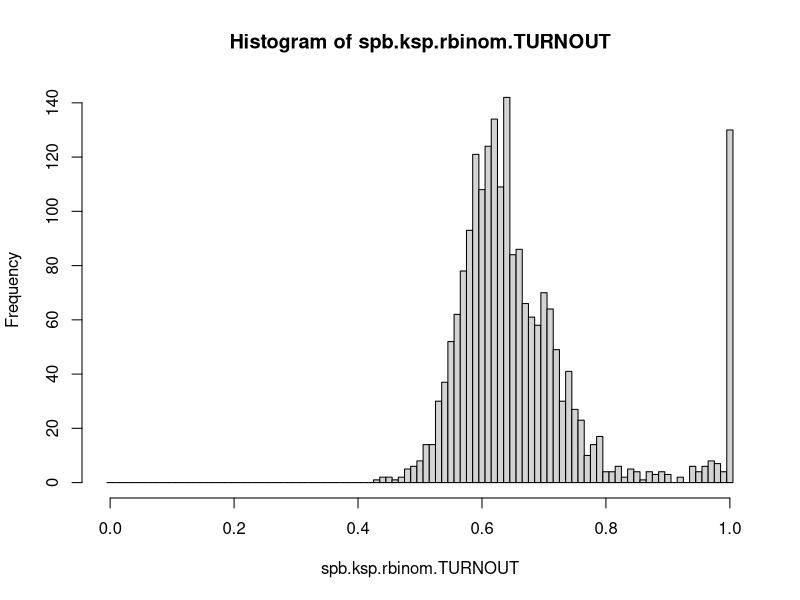
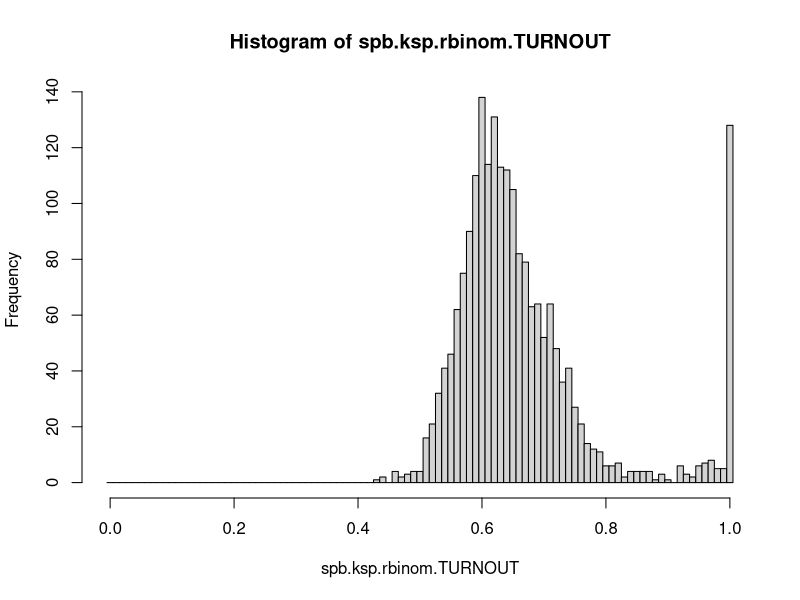
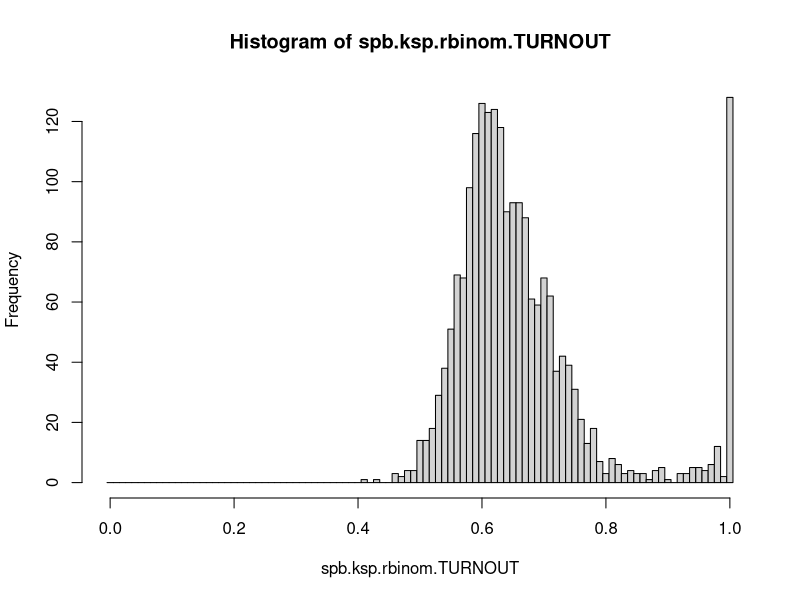
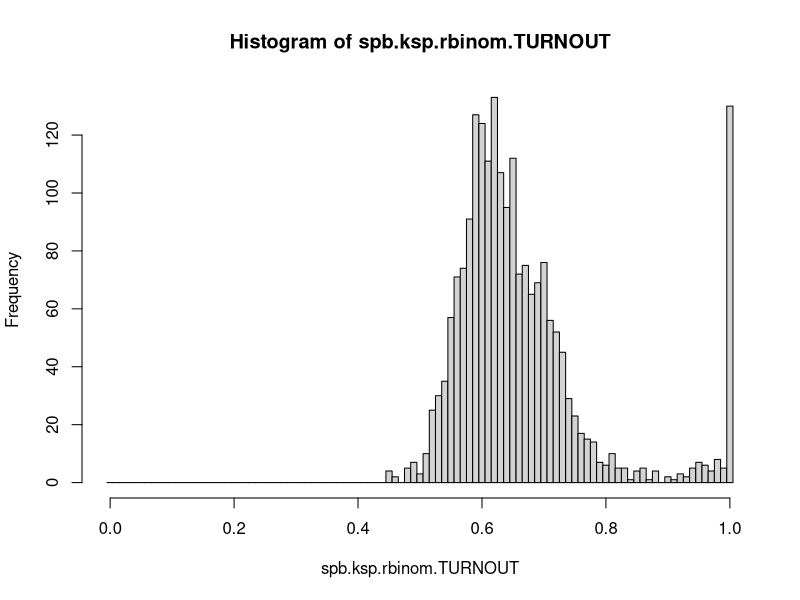
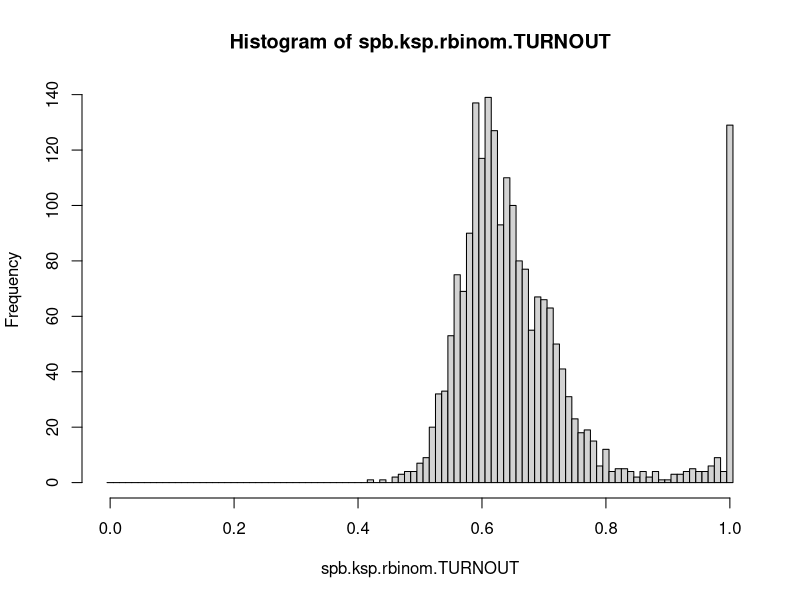
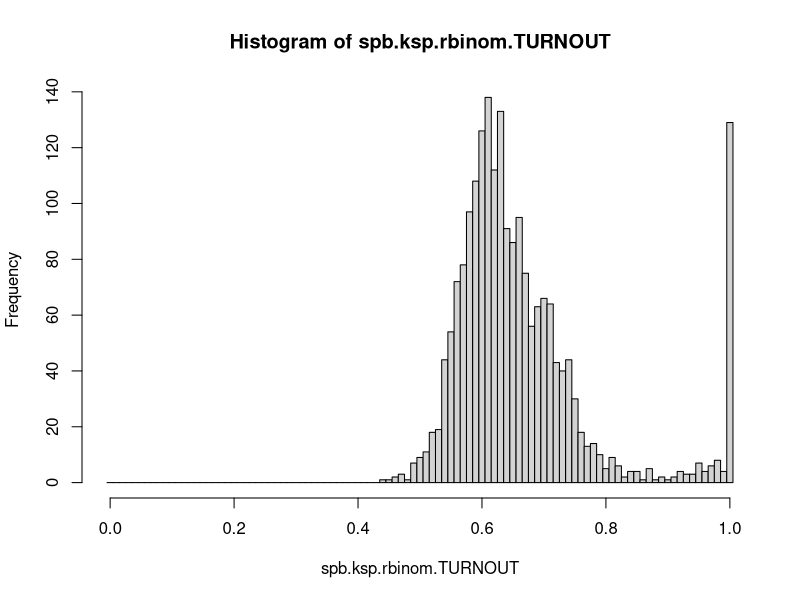
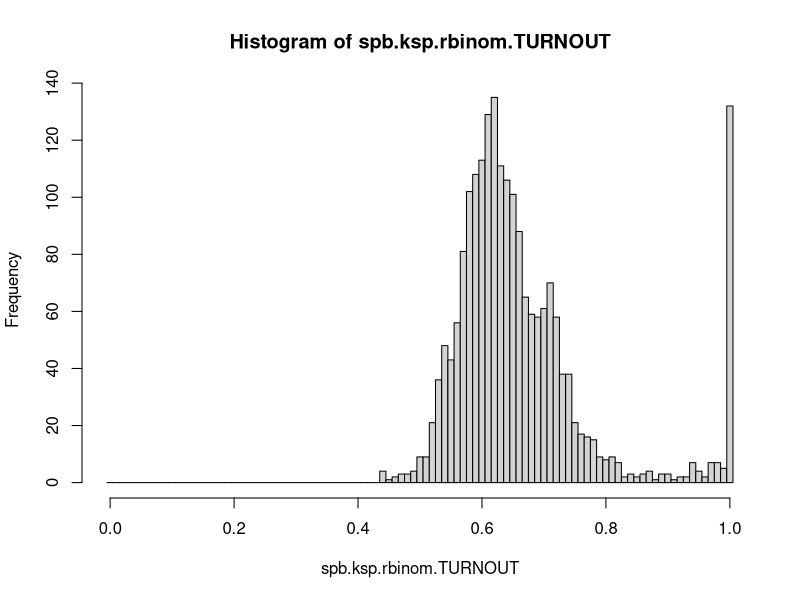
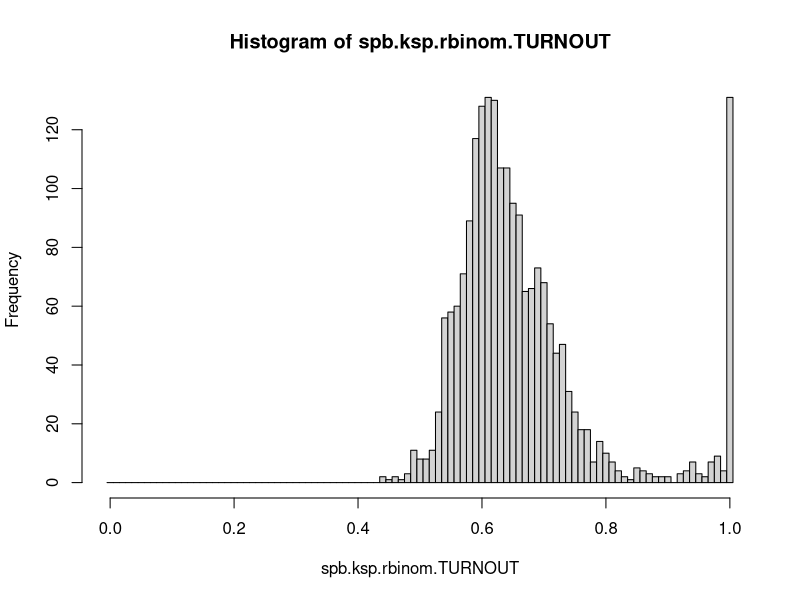

Write R code to recreate these figures, in order. (Note: a time limit stopped this script after it produced the figures.)
###############################################################################
###############################################################################
# 
# Monte-Carlo simulation for St. Petersburg voters' turnout histogram
# 
###############################################################################
###############################################################################

###############################################################################
# 
# The following script is based on the methods described in 
# Dmitry Kobak, Sergey Shpilkin, and Maxim S. Pshenichnikov "Integer 
# percentages as electoral falsification fingerprints". The Annals of Applied 
# Statistics. Volume 10, Number 1 (2016), 54-73.
# 
# I am indebted to Sergey Shpilkin for his kind explanations and critical 
# remarks on the early versions of the script. 
# I am grateful to Boris Ovchinnikov for a stimulating discussion.
#
# Alexei Kouprianov
#
###############################################################################

###############################################################################
# Loading data
###############################################################################

spb.2018 <- read.table("spb.q.20180319.txt", h=TRUE, sep="\t")
spb.2018$VOTED <- spb.2018$BALL.INVALID + spb.2018$BALL.VALID
spb.2018$TURNOUT <- spb.2018$VOTED/spb.2018$VOTERS

###############################################################################
# Declaring objects for the loop
###############################################################################

# MK.repeats <- 100 # For preliminary testing;
# MK.repeats <- 1000 # For preliminary testing;
MK.repeats <- 10000 # Working repeats number;

spb.ksp.rbinom.ls <- NULL # ls of simulated polling stations;
spb.ksp.rbinom.ls <- as.list(spb.ksp.rbinom.ls)

spb.ksp.rbinom.TURNOUT <- NULL # complete vector of simulated turnouts;

spb.ksp.rbinom.TURNOUT.hist.counts.df <- NULL # df for simulated histograms' counts;
spb.ksp.rbinom.TURNOUT.hist.counts.df <- as.data.frame(spb.ksp.rbinom.TURNOUT.hist.counts.df)

j <- NULL
i <- NULL

###############################################################################
# Main simulation loop begins
###############################################################################

for (k in 1:MK.repeats) {

spb.ksp.rbinom.ls <- NULL # ls of simulated polling stations;
spb.ksp.rbinom.ls <- as.list(spb.ksp.rbinom.ls)

spb.ksp.rbinom.TURNOUT <- NULL # complete vector of simulated turnouts;

# Simulating polling stations' turnouts
j <- 1
while(j <= length(spb.2018$VOTERS)){
spb.ksp.rbinom.ls[[j]] <- rbinom(n=1, size=spb.2018$VOTERS[j], prob=spb.2018$TURNOUT[j])
j <- j + 1
}

# Gathering simulated turnouts in a vector
i <- 1
while(i <= length(spb.2018$VOTERS)){
spb.ksp.rbinom.TURNOUT <- c(spb.ksp.rbinom.TURNOUT, spb.ksp.rbinom.ls[[i]]/spb.2018$VOTERS[i])
i <- i + 1
}

# Calculating hist for simulated turnouts, bin 1% (hist plots appear in the graphics console)
spb.ksp.rbinom.TURNOUT.hist <- hist(spb.ksp.rbinom.TURNOUT, breaks=seq(-.005, 1.005, .01))

# Extracting simulated hist counts
spb.ksp.rbinom.TURNOUT.hist.counts.df <- rbind.data.frame(spb.ksp.rbinom.TURNOUT.hist.counts.df, spb.ksp.rbinom.TURNOUT.hist$counts)
}

###############################################################################
# Main simulation loop ends
###############################################################################

# Extracting summary stats for counts from all MK.repeats simulated hists into a data frame

spb.ksp.rbinom.TURNOUT.hist.counts.MEAN <- NULL
spb.ksp.rbinom.TURNOUT.hist.counts.SD <- NULL
spb.ksp.rbinom.TURNOUT.hist.counts.MEDIAN <- NULL
spb.ksp.rbinom.TURNOUT.hist.counts.Q1 <- NULL
spb.ksp.rbinom.TURNOUT.hist.counts.Q3 <- NULL
spb.ksp.rbinom.TURNOUT.hist.counts.IQR <- NULL

for (i in 1:101){
spb.ksp.rbinom.TURNOUT.hist.counts.MEAN <- c(spb.ksp.rbinom.TURNOUT.hist.counts.MEAN, mean(spb.ksp.rbinom.TURNOUT.hist.counts.df[,i]))
spb.ksp.rbinom.TURNOUT.hist.counts.SD <- c(spb.ksp.rbinom.TURNOUT.hist.counts.SD, sd(spb.ksp.rbinom.TURNOUT.hist.counts.df[,i]))
spb.ksp.rbinom.TURNOUT.hist.counts.MEDIAN <- c(spb.ksp.rbinom.TURNOUT.hist.counts.MEDIAN, median(spb.ksp.rbinom.TURNOUT.hist.counts.df[,i]))
spb.ksp.rbinom.TURNOUT.hist.counts.Q1 <- c(spb.ksp.rbinom.TURNOUT.hist.counts.Q1, summary(spb.ksp.rbinom.TURNOUT.hist.counts.df[,i])[2])
spb.ksp.rbinom.TURNOUT.hist.counts.Q3 <- c(spb.ksp.rbinom.TURNOUT.hist.counts.Q3, summary(spb.ksp.rbinom.TURNOUT.hist.counts.df[,i])[5])
spb.ksp.rbinom.TURNOUT.hist.counts.IQR <- c(spb.ksp.rbinom.TURNOUT.hist.counts.IQR, IQR(spb.ksp.rbinom.TURNOUT.hist.counts.df[,i]))
}

spb.hist.ksp.simulated.stats.1pct <- data.frame(
seq(0, 1, .01),
spb.ksp.rbinom.TURNOUT.hist.counts.MEAN,
spb.ksp.rbinom.TURNOUT.hist.counts.SD,
spb.ksp.rbinom.TURNOUT.hist.counts.MEDIAN,
spb.ksp.rbinom.TURNOUT.hist.counts.Q1,
spb.ksp.rbinom.TURNOUT.hist.counts.Q3,
spb.ksp.rbinom.TURNOUT.hist.counts.IQR
)

colnames(spb.hist.ksp.simulated.stats.1pct) <- c("PCT","MEAN","SD","MEDIAN","Q1","Q3","IQR")

# Control plots

png("hist.TURNOUT.spb.MEDIAN-IQR.simul.png", height=750, width=750)
par(cex=1.5, lwd=1.5)
hist(spb.2018.s.dyn$TURNOUT, breaks=seq(-.005, 1.005, .01), 
ylim=c(0,190), col=rgb(0,0,1,.3), border=rgb(0,0,1,.3),
main="Presidential elections in Russia, 2018-03-18\nSt. Petersburg",
xlab="Voters' turnout, 1% bin",
ylab="Frequency")
polygon(c(spb.hist.ksp.simulated.stats.1pct$PCT, spb.hist.ksp.simulated.stats.1pct$PCT[101:1]), 
c(spb.hist.ksp.simulated.stats.1pct$MEDIAN+1.5*spb.hist.ksp.simulated.stats.1pct$IQR, (spb.hist.ksp.simulated.stats.1pct$MEDIAN-1.5*spb.hist.ksp.simulated.stats.1pct$IQR)[101:1]), 
col=rgb(0,0,0,.3), border=rgb(1,0,0,.3))
points(spb.hist.ksp.simulated.stats.1pct$PCT, spb.hist.ksp.simulated.stats.1pct$MEDIAN, type="l", col=2, lwd=3)
legend("topleft", lwd=c(3,1), col=c(2,2), legend=c("MC-simulated median", "MC-simulated median +/- 1.5 IQR"), bty="n")
axis(1, at=seq(0,1,.1), labels=FALSE, lwd=1.5)
axis(2, at=seq(0,190,10), tcl=-.25, labels=FALSE, lwd=1.5)
dev.off()

png("hist.TURNOUT.spb.MEAN-SD.simul.png", height=750, width=750)
par(cex=1.5, lwd=1.5)
hist(spb.2018.s.dyn$TURNOUT, breaks=seq(-.005, 1.005, .01), 
ylim=c(0,190), col=rgb(0,0,1,.3), border=rgb(0,0,1,.3),
main="Presidential elections in Russia, 2018-03-18\nSt. Petersburg",
xlab="Voters' turnout, 1% bin",
ylab="Frequency")
polygon(c(spb.hist.ksp.simulated.stats.1pct$PCT, spb.hist.ksp.simulated.stats.1pct$PCT[101:1]), 
c(spb.hist.ksp.simulated.stats.1pct$MEAN+3*spb.hist.ksp.simulated.stats.1pct$SD, (spb.hist.ksp.simulated.stats.1pct$MEAN-3*spb.hist.ksp.simulated.stats.1pct$SD)[101:1]), 
col=rgb(0,0,0,.3), border=rgb(1,0,0,.3))
points(spb.hist.ksp.simulated.stats.1pct$PCT, spb.hist.ksp.simulated.stats.1pct$MEAN, type="l", col=2, lwd=3)
legend("topleft", lwd=c(3,1), col=c(2,2), legend=c("MC-simulated mean", "MC-simulated mean +/- 3 SD"), bty="n")
axis(1, at=seq(0,1,.1), labels=FALSE, lwd=1.5)
axis(2, at=seq(0,190,10), tcl=-.25, labels=FALSE, lwd=1.5)
dev.off()
